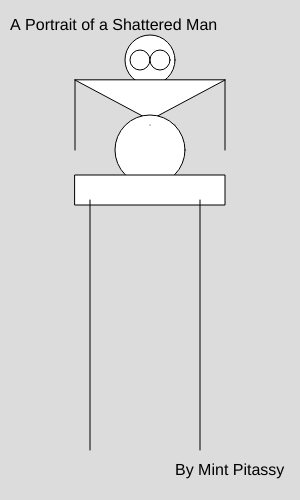
Frame 1 (no input)
Frame 60 (no input): identical to frame 1, image omitted
Frame 120 (the mouse pressed at the canvas centre since frame 60): identical to frame 1, image omitted

The p5.js sketch that drew this single still picture (run headless with seeded random() and noise() and a simulated clock; from frame 60 on, the mouse is pressed at the canvas centre):

// p5.js sketch
// ── sketch.js
    function setup()
    {
        createCanvas(300,500);
    }
    function draw()
    {
        background(220);
	textSize(16);
	text('A Portrait of a Shattered Man', 10, 30);
	circle(150,60,50);
	triangle(75, 80, 150, 120, 225, 80)
	circle(150,150,70);
	rect(75,175,150,30);
	circle(140,60,20);
	circle(160,60,20);
	line(75, 80, 75, 150);
	line(225, 80, 225, 150);
	line(200, 200, 200, 450);
	line(90, 200, 90, 450);
	text ('By Mint Pitassy', 175, 475);
	point(150, 125);
	point(175, 125);
    }
// ── Mint's Canvas.html
<html>
    <head>
        <title>
            Mint's Canvas
        </title>
        <script src="p5.min.js"></script>
        <script src="sketch.js"></script>
    </head>
    <body>

    </body>
</html>
